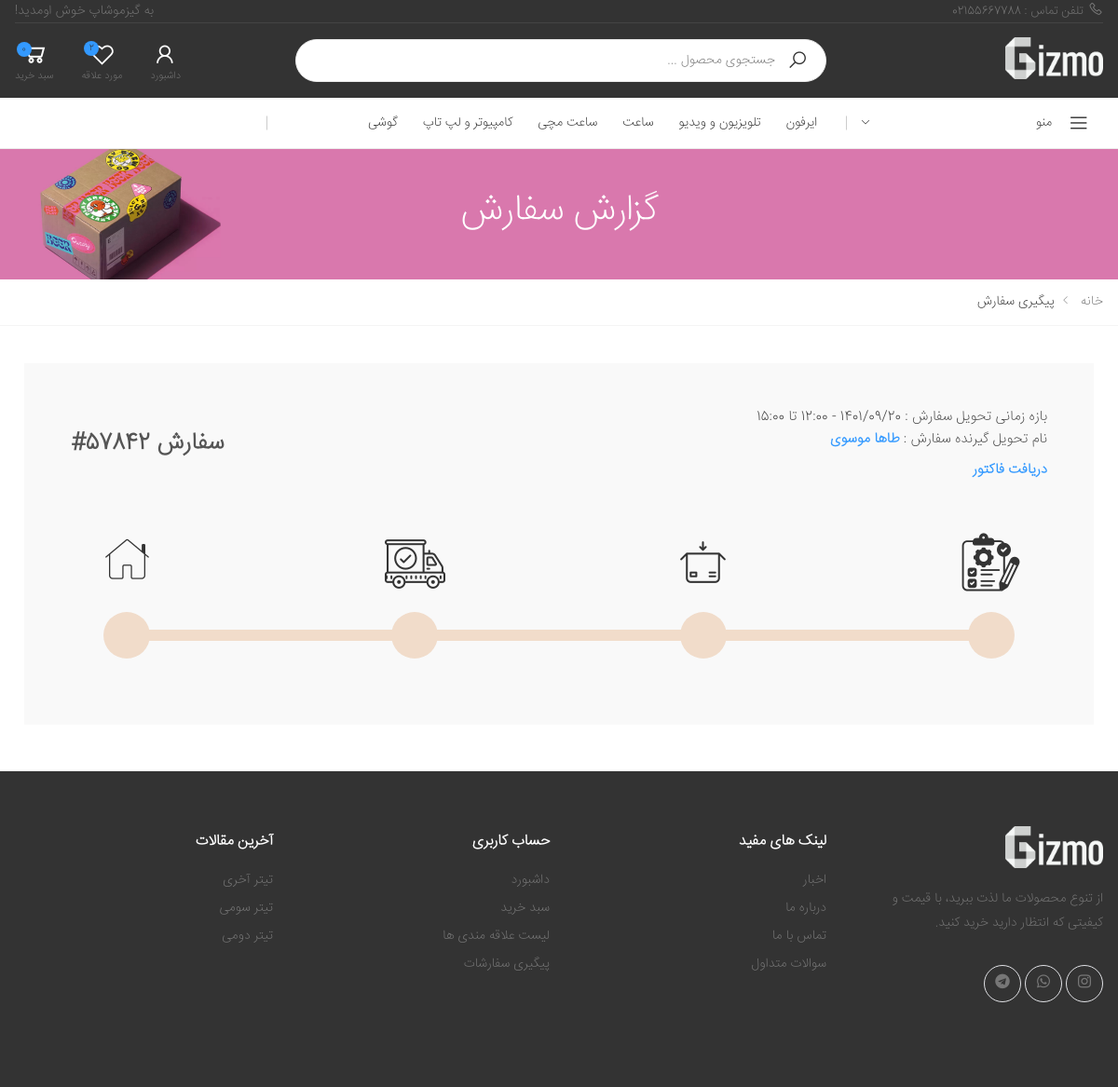
The page /orders/137/ (signed in) on the database its author committed.
### stuff/models.py (models this page shows, shortened)
class Category(models.Model):
    sub_category = models.ForeignKey('self',on_delete=models.CASCADE, related_name='scategory',null=True,blank=True)
    is_sub = models.BooleanField(default=False)
    name = models.CharField(max_length=200)
    slug = models.SlugField(max_length=200,unique=True)
    class Meta:
        ordering = ('name',)
        verbose_name = 'category'
        verbose_name_plural = 'categories'
    def get_absolute_url(self):
        return reverse('stuff:category_detail',args=[self.id,1])

### accounts/models.py (models this page shows, shortened)
class User(AbstractBaseUser):
    phoneNumber = models.CharField(unique=True, max_length=11)
    full_name = models.CharField(max_length=100, null=True, blank=True)
    is_admin = models.BooleanField(default=False)
    is_active = models.BooleanField(default=True)
    email = models.EmailField(unique=True)
    profile = models.OneToOneField(ProfileUser,on_delete=models.SET_NULL,blank=True,null=True,related_name="user")
    can_change_password = models.BooleanField(default=False)
    code = models.IntegerField(blank=True,null=True)
    wishlist = models.ManyToManyField(Product,blank=True,related_name ="wishlist")
    informing = models.ManyToManyField(Product,blank=True,related_name ="informing")
    USERNAME_FIELD = 'phoneNumber'
    objects = MyUserManager()

### orders/models.py (models this page shows, shortened)
class Order(models.Model):
    user = models.ForeignKey(settings.AUTH_USER_MODEL,on_delete=models.CASCADE,related_name='orders')
    created = models.DateTimeField(auto_now_add=True)
    updated = models.DateTimeField(auto_now=True)
    paid = models.BooleanField(default=False)
    discount = models.IntegerField(blank=True,null=True,default=None)
    receipt = models.ImageField(upload_to='web_shop/receipt/%Y/%m/',blank=True,null=True)
    receipt_bool = models.BooleanField(default=False)
    ref_id = models.CharField(max_length=100,blank=True,null=True,default=None)
    authority = models.CharField(max_length=100,blank=True,null=True,default=None)
    address = models.ForeignKey(Address,on_delete=models.CASCADE,blank=True,null=True,default=None)
    processed = models.BooleanField(default=False)
    packing = models.BooleanField(default=False)
    shipped = models.BooleanField(default=False)
    deliveried = models.BooleanField(default=False)
    class Meta:
        ordering = ('-created',)
    def get_order_number(self):
        order_id = self.id
        order_num = abs(hash(self.created)) % (10 ** 5)
        order_num_str = str(order_num).zfill(5)
        return order_num_str

### blog/models.py (models this page shows, shortened)
class Article(models.Model):
    status_ch = (
        ('p' , "انتشار یافته"),
        ('d', "پیش نویس"),
        ('i', "در انتظار انتشار"),
        ('b',"برگشت داده شده"),
    )
    title = models.CharField(max_length=50,verbose_name="تیتر")
    text = models.TextField(verbose_name="متن")
    Author = models.ForeignKey(User,on_delete=models.CASCADE,related_name="articles",verbose_name="نویسنده")
    Cover = models.ImageField(upload_to="web_shop/blog/articles/%Y/%m/",null=True,blank=True,verbose_name="تصویر")
    drafted = models.DateTimeField(auto_now_add=True,verbose_name="تاریخ پیش نویس")
    publish = models.DateTimeField(default=timezone.now,verbose_name="تاریخ انتشار")
    update = models.DateTimeField(auto_now=True,verbose_name="تاریخ آپدیت")
    slug = models.SlugField(max_length=40, unique = True,verbose_name="آدرس")
    status = models.CharField(max_length=1,choices = status_ch,verbose_name="وضعیت")
    Category = models.ManyToManyField(Category,related_name = "articles",verbose_name="دسته بندی")
    views = models.PositiveIntegerField(default=0, verbose_name="تعداد بازدید")
    is_for_landing = models.BooleanField(default=False)
    objects = ArticleManager()
    def get_absolute_url(self):
        return reverse("blog:article",args=[self.slug])
    def shamsi_date(self):
        return jalali_converter(self.publish)
    shamsi_date.short_description = "publish"

### orders/views.py (the view)
# urls.py: path('',detail,name='detail'),
@login_required
def detail(request,order_id):
    Info = InformationsForTemplate(request)
    form = CouponForm
    order = get_object_or_404(Order,id=order_id)
    Info['order'] = order
    Info['form'] = form
    if (order.user != request.user) and not(request.user.is_admin):
        return render(request,'facades/404.html', Info)
    if order.paid or order.receipt_bool:
        return render(request,'orders/trackOrders.html', Info)
    return render(request,'facades/404.html', Info)

### orders/templates/orders/trackOrders.html (shortened to what this page needs)
{% extends 'facades/base.html' %}
{% load static %}
{% block css %}
{% include 'facades/parts/css.html' %}
{% endblock %}
{% block main %}
        <main class="main">
            <div class="page-header text-center" style="background-image: url({% static 'facades/images/tracking.png' %})">
                <div class="container">
                    <h1 class="page-title" style="color:#ffffff">گزارش سفارش</h1>
                </div>
            </div>
            <nav aria-label="breadcrumb" class="breadcrumb-nav">
                <div class="container">
                    <ol class="breadcrumb">
                        <li class="breadcrumb-item"><a href="{% url 'facades:home' %}">خانه</a></li>
                        <li class="breadcrumb-item active" aria-current="page">پیگیری سفارش</li>
                    </ol>
                </div>
            </nav>
            <div class="page-content">
                <div class="container">
                    <div class="trackorder-content col-md-12">
                        <div class="trackorder-inner">
                            <div class="trackorder-top">
                                <div class="trackorder-detail">
                                    <div>بازه زمانی تحویل سفارش : 1401/09/20 - 12:00 تا 15:00</div>
                                    <div>نام تحویل گیرنده سفارش : <span>{{request.user.full_name}}</span></div>
                                    <div><a href="{% url 'orders:factor' order.id %}"><span>دریافت فاکتور</span></a></div>
                                </div>
                                <h2 class="trackorder-id">سفارش {{order.get_order_number}}#</h2>
                            </div>
                            <div class="trackorder-bottom">
                                <div class="trackorder-progress">
                                    <ul class="trackorder-progressbar">
                                        <li class="trackorder-step {% if order.processed %} active {% endif %}"><span class="track-icon"> <img
                                                    src="{% static 'facades/images/track%20order/processed.png' %}"
                                                    alt="track_order"></span><span
                                                class="progressbar-track"></span></li>
                                        <li class="trackorder-step {% if order.packing %} active {% endif %}"><span class="track-icon"> <img
                                                    src="{% static 'facades/images/track%20order/packing.png' %}"
                                                    alt="track_order"></span><span
                                                class="progressbar-track"></span></li>
                                        <li class="trackorder-step {% if order.shipped %} active {% endif %}"><span class="track-icon"> <img
                                                    src="{% static 'facades/images/track%20order/shipped.png' %}"
                                                    alt="track_order"></span><span
                                                class="progressbar-track"></span></li>
                                        <li class="trackorder-step {% if order.deliveried %} active {% endif %}"><span class="track-icon"> <img
                                                    src="{% static 'facades/images/track%20order/deliveried.png' %}"
                                                    alt="track_order"></span><span
                                                class="progressbar-track"></span></li>
                                    </ul>
                                </div>
                            </div>
                        </div>
                    </div>
                </div>
            </div>
        </main>
{% endblock %}

### facades/templates/facades/parts/black_header.html (shortened to what this page needs)
{% load static %}
<header class="header header-intro-clearance header-3">
    <div class="header-top">
        <div class="container">
                    <div class="header-left">
                        <a href=""><i class="icon-phone"></i>تلفن تماس : 02155667788</a>
                    </div>
                    <div class="header-right">
                        <ul class="top-menu">
                            <li>
                                <ul>
                                    <li><p> به گیزموشاپ خوش اومدید! </li></p>
                                </ul>
                            </li>
                        </ul>
                    </div>
                </div>
    </div>
    <div class="header-middle" style="height: 8rem;">
        <div class="container" style="height: 8rem;">
            <div class="header-left">
                <a href="{% url 'facades:home' %}" class="logo">
                    <img src="{% static 'facades/images/gizmo_dark_typo01.png' %}" alt="Logo image" width="105" height="25">
                </a>
            </div>
            <div class="header-center">
                <div class="header-search header-search-extended header-search-visible d-none d-lg-block">
                    <form action="{% url 'stuff:product_search' 1 %}" method="GET">
                      <div class="header-search-wrapper search-wrapper-wide">
                        <button class="btn btn-primary" type="submit"><i class="icon-search"></i></button>
                        <input type="search" class="form-control" name="query" id="query" placeholder="جستجوی محصول ..." required>
                      </div>
                    </form>
                  </div>
            </div>
            <div class="header-right">
              {% if request.user.is_authenticated %}
              <div class="wishlist">
                  <a href="{% url 'facades:dashboard' %}">
                      <div class="icon">
                          <i class="icon-user"></i>
                      </div>
                      <p>داشبورد</p>
                  </a>
              </div>
              <div class="wishlist">
                            <a href="{% url 'stuff:showWishList' 1 %}" title="لیست محصولات مورد علاقه شما">
                                <div class="icon">
                                    <i class="icon-heart-o"></i>
                                    <span class="wishlist-count badge">{{wishlistAmount}}</span>
                                </div>
                                <p>مورد علاقه</p>
                            </a>
                  </div>
                <div class="dropdown cart-dropdown">
                    <a href="{% url 'cart:detail' %}" class="dropdown-toggle" role="button" data-toggle="dropdown"
                        aria-haspopup="true" aria-expanded="false" data-display="static">
                        <div class="icon">
                            <i class="icon-shopping-cart"></i>
                            <span class="cart-count">{{cart.get_count}}</span>
                        </div>
                        <p>سبد خرید</p>
                    </a>
                </div>
                {% endif %}
            </div>
        </div>
    </div>
    <div class="header-bottom sticky-header">
        <div class="container">
            <div class="header-left">
                <div class="dropdown category-dropdown">
                    <a href="#" class="dropdown-toggle" role="button" data-toggle="dropdown"
                        aria-haspopup="true" aria-expanded="false" data-display="static"
                        title="دسته بندی فروشگاه">
                        منو <i class="icon-angle-down"></i>
                    </a>
                </div>
            </div>
            <div class="header-center">
                <nav class="main-nav">
                    <ul class="menu sf-arrows">
                        {% for cat in allCategories %}
                        <li>
                            <a href="{{cat.get_absolute_url}}">{{cat.name}}</a>
                        </li>
                        {% endfor %}
                    </ul>
                </nav>
            </div>
            <div class="header-right">
            </div>
        </div>
    </div>
</header>

### facades/templates/facades/parts/footer.html (shortened to what this page needs)
{% load static %}
<footer class="footer footer-dark">
    <div class="footer-middle">
        <div class="container">
            <div class="row" >
                <div class="col-sm-6 col-lg-3" style="height: 25rem;">
                    <div class="widget widget-about" >
                        <img src="{% static 'facades/images/gizmo_dark_typo01.png' %}" class="footer-logo" alt="Footer Logo"
                            width="105" height="45" >
                        <p>از تنوع محصولات ما لذت ببرید، با قیمت و کیفیتی که انتظار دارید خرید کنید.</p>
                        <div class="social-icons" >
                            <a href="https://www.instagram.com/gizmoshop.ir/" class="social-icon" title="اینستاگرام" target="_blank"><i
                                  class="icon-instagram"></i></a>
                            <a href="#" class="social-icon" title="واتساپ" target="_blank"><i
                                    class="icon-whatsapp"></i></a>
                            <a href="#" class="social-icon" title="تلگرام" target="_blank"><i
                                    class="icon-telegram"></i></a>
                        </div>
                    </div>
                </div>
                <div class="col-sm-6 col-lg-3">
                    <div class="widget">
                        <h4 class="widget-title">لینک های مفید</h4>
                        <ul class="widget-list">
                            <li><a href="{% url 'blog:home_blog' %}">اخبار</a></li>
                            <li><a href="{% url 'facades:aboutUs' %}">درباره ما</a></li>
                            <li><a href="{% url 'facades:contact' %}">تماس با ما</a></li>
                            <li><a href="{% url 'facades:FAQ' %}">سوالات متداول</a></li>
                        </ul>
                    </div>
                </div>
                <div class="col-sm-6 col-lg-3">
                    <div class="widget">
                        <h4 class="widget-title">حساب کاربری</h4>
                        <ul class="widget-list">
                            <li><a href="{% url 'facades:dashboard' %}">داشبورد</a></li>
                            <li><a href="{% url "cart:detail" %}">سبد خرید</a></li>
                            <li><a href="{% url "stuff:showWishList" 1 %}">لیست علاقه مندی ها</a></li>
                            <li><a href="{% url "facades:dashboard" %}">پیگیری سفارشات</a></li>
                        </ul>
                    </div>
                </div>
                <div class="col-sm-6 col-lg-3">
                    <div class="widget">
                        <h4 class="widget-title">آخرین مقالات</h4>
                        <ul class="widget-list">
                            {% for article in footer_articles %}
                            <li><a href="{{article.get_absolute_url}}">{{article.title}}</a></li>
                            {% endfor %}
                        </ul>
                    </div>
                </div>
            </div>
        </div>
    </div>
</footer>

### rows shown on the page
Category: name "ایرفون"
Category: name "تلویزیون و ویدیو"
Category: name "ساعت"
Category: name "ساعت مچی"
Category: name "کامپیوتر و لپ تاپ"
Category: name "گوشی"
User: user.full_name "طاها موسوی"
Order: get_order_number "57842"
Article: title "تیتر آخری"
Article: title "تیتر سومی"
Article: title "تیتر دومی"

### other values the page prints
{{ wishlistAmount }} "2"
{{ cart.get_count }} "0"
